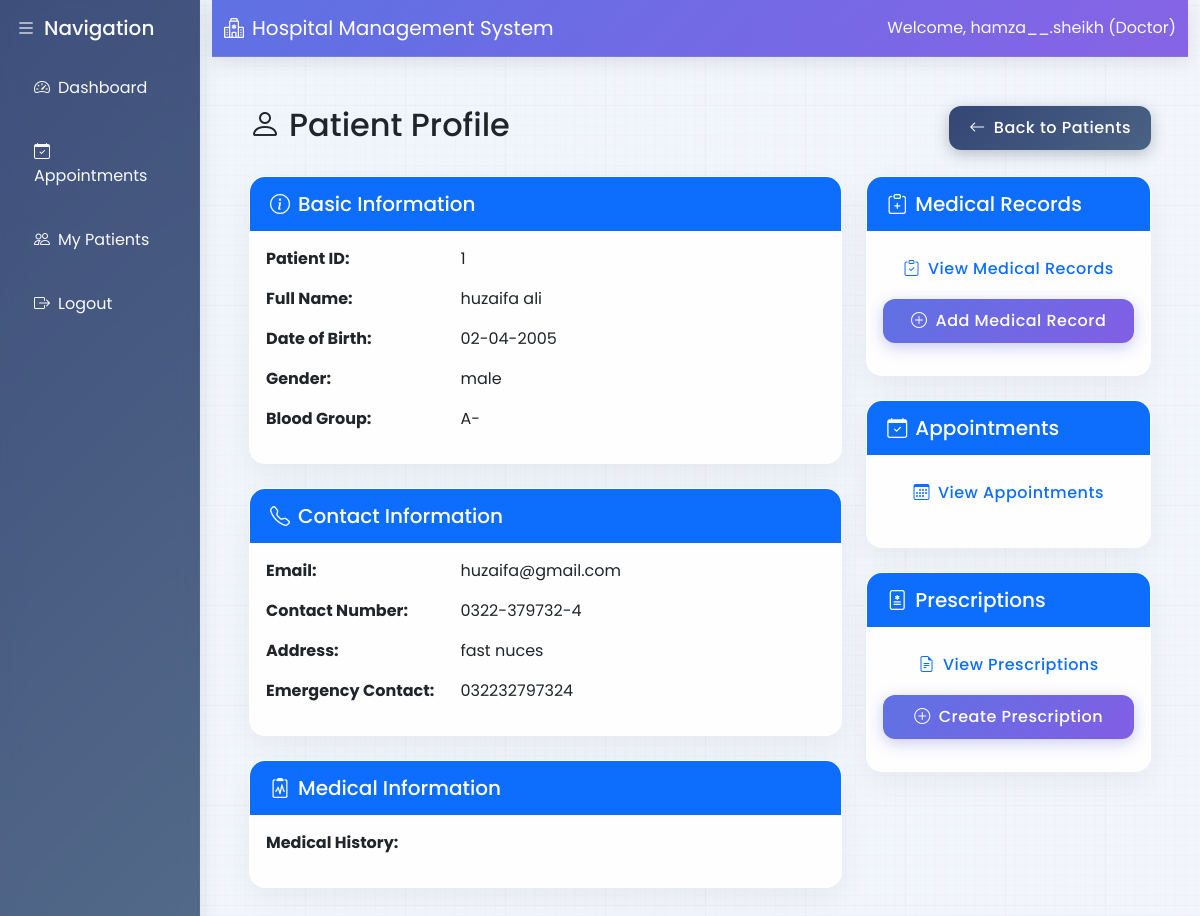
/patients/1 (signed in), run on the app's committed database.
### app/models.py (models this page shows, shortened)
class User(db.Model, UserMixin):
    id = db.Column(db.Integer, primary_key=True)
    username = db.Column(db.String(20), unique=True, nullable=False)
    email = db.Column(db.String(120), unique=True, nullable=False)
    password_hash = db.Column(db.String(128), nullable=False)
    role = db.Column(db.String(20), nullable=False)  # 'admin', 'doctor', 'nurse', 'receptionist', 'store_manager'
    created_at = db.Column(db.DateTime, default=datetime.utcnow)
    doctor_profile = db.relationship('Doctor', backref='user', uselist=False, cascade='all, delete-orphan')
    nurse_profile = db.relationship('Nurse', backref='user', uselist=False, cascade='all, delete-orphan')
    receptionist_profile = db.relationship('Receptionist', backref='user', uselist=False, cascade='all, delete-orphan')
    store_manager_profile = db.relationship('StoreManager', backref='user', uselist=False, cascade='all, delete-orphan')

class Patient(db.Model):
    id = db.Column(db.Integer, primary_key=True)
    first_name = db.Column(db.String(50), nullable=False)
    last_name = db.Column(db.String(50), nullable=False)
    date_of_birth = db.Column(db.Date, nullable=False)
    gender = db.Column(db.String(10), nullable=False)
    blood_group = db.Column(db.String(5))
    contact_number = db.Column(db.String(15), nullable=False)
    email = db.Column(db.String(120))
    address = db.Column(db.String(200), nullable=False)
    emergency_contact = db.Column(db.String(15))
    registration_date = db.Column(db.DateTime, default=datetime.utcnow)
    medical_records = db.relationship('MedicalRecord', backref='patient', lazy=True, cascade='all, delete-orphan')
    appointments = db.relationship('Appointment', backref='patient', lazy=True, cascade='all, delete-orphan')
    prescriptions = db.relationship('Prescription', backref='patient', lazy=True, cascade='all, delete-orphan')

### app/patients/routes.py (the view)
@patients.route('/patients/<int:patient_id>')
@login_required
def patient_profile(patient_id):
    if current_user.role not in ['doctor', 'nurse', 'receptionist']:
        flash('You do not have permission to view this page', 'danger')
        return redirect(url_for('main.home'))
    patient = Patient.query.get_or_404(patient_id)
    return render_template('patients/patient_profile.html', title=f'Patient - {patient.first_name} {patient.last_name}', patient=patient)

### app/models.py (called while the page is built)
@login_manager.user_loader
def load_user(user_id):
    return User.query.get(int(user_id))

### app/templates/patients/patient_profile.html (shortened to what this page needs)
{% extends "base.html" %}
{% block content %}
<div class="container">
    <div class="row mb-4">
        <div class="col">
            <h2><i class="bi bi-person me-2"></i>Patient Profile</h2>
        </div>
        <div class="col-auto">
            <a href="{{ url_for('patients.patient_list') }}" class="btn btn-secondary">
                <i class="bi bi-arrow-left me-2"></i>Back to Patients
            </a>
        </div>
    </div>
    <div class="row">
        <div class="col-md-8">
            <div class="card mb-4">
                <div class="card-header bg-primary text-white">
                    <h5 class="mb-0"><i class="bi bi-info-circle me-2"></i>Basic Information</h5>
                </div>
                <div class="card-body">
                    <div class="row mb-3">
                        <div class="col-md-4 fw-bold">Patient ID:</div>
                        <div class="col-md-8">{{ patient.id }}</div>
                    </div>
                    <div class="row mb-3">
                        <div class="col-md-4 fw-bold">Full Name:</div>
                        <div class="col-md-8">{{ patient.first_name }} {{ patient.last_name }}</div>
                    </div>
                    <div class="row mb-3">
                        <div class="col-md-4 fw-bold">Date of Birth:</div>
                        <div class="col-md-8">{{ patient.date_of_birth.strftime('%d-%m-%Y') }}</div>
                    </div>
                    <div class="row mb-3">
                        <div class="col-md-4 fw-bold">Gender:</div>
                        <div class="col-md-8">{{ patient.gender }}</div>
                    </div>
                    <div class="row mb-3">
                        <div class="col-md-4 fw-bold">Blood Group:</div>
                        <div class="col-md-8">{{ patient.blood_group }}</div>
                    </div>
                </div>
            </div>
            <div class="card mb-4">
                <div class="card-header bg-primary text-white">
                    <h5 class="mb-0"><i class="bi bi-telephone me-2"></i>Contact Information</h5>
                </div>
                <div class="card-body">
                    <div class="row mb-3">
                        <div class="col-md-4 fw-bold">Email:</div>
                        <div class="col-md-8">{{ patient.email }}</div>
                    </div>
                    <div class="row mb-3">
                        <div class="col-md-4 fw-bold">Contact Number:</div>
                        <div class="col-md-8">{{ patient.contact_number }}</div>
                    </div>
                    <div class="row mb-3">
                        <div class="col-md-4 fw-bold">Address:</div>
                        <div class="col-md-8">{{ patient.address }}</div>
                    </div>
                    <div class="row mb-3">
                        <div class="col-md-4 fw-bold">Emergency Contact:</div>
                        <div class="col-md-8">{{ patient.emergency_contact }}</div>
                    </div>
                </div>
            </div>
            <div class="card mb-4">
                <div class="card-header bg-primary text-white">
                    <h5 class="mb-0"><i class="bi bi-clipboard2-pulse me-2"></i>Medical Information</h5>
                </div>
                <div class="card-body">
                    <div class="row mb-3">
                        <div class="col-md-4 fw-bold">Medical History:</div>
                        <div class="col-md-8">{{ patient.medical_history }}</div>
                    </div>
                </div>
            </div>
        </div>
        <div class="col-md-4">
            <div class="card mb-4">
                <div class="card-header bg-primary text-white">
                    <h5 class="mb-0"><i class="bi bi-clipboard-plus me-2"></i>Medical Records</h5>
                </div>
                <div class="card-body">
                    <div class="d-grid gap-2 mb-3">
                        <a href="{{ url_for('patients.medical_records', patient_id=patient.id) }}" class="btn btn-outline-primary">
                            <i class="bi bi-clipboard-check me-2"></i>View Medical Records
                        </a>
                        {% if current_user.role == 'doctor' %}
                        <a href="{{ url_for('patients.add_medical_record', patient_id=patient.id) }}" class="btn btn-primary">
                            <i class="bi bi-plus-circle me-2"></i>Add Medical Record
                        </a>
                        {% endif %}
                    </div>
                </div>
            </div>
            <div class="card mb-4">
                <div class="card-header bg-primary text-white">
                    <h5 class="mb-0"><i class="bi bi-calendar-check me-2"></i>Appointments</h5>
                </div>
                <div class="card-body">
                    <div class="d-grid gap-2 mb-3">
                        <a href="{{ url_for('patients.appointments', patient_id=patient.id) }}" class="btn btn-outline-primary">
                            <i class="bi bi-calendar3 me-2"></i>View Appointments
                        </a>
                    </div>
                </div>
            </div>
            <div class="card mb-4">
                <div class="card-header bg-primary text-white">
                    <h5 class="mb-0"><i class="bi bi-file-medical me-2"></i>Prescriptions</h5>
                </div>
                <div class="card-body">
                    <div class="d-grid gap-2 mb-3">
                        <a href="{{ url_for('patients.prescriptions', patient_id=patient.id) }}" class="btn btn-outline-primary">
                            <i class="bi bi-file-earmark-text me-2"></i>View Prescriptions
                        </a>
                        {% if current_user.role == 'doctor' %}
                        <a href="{{ url_for('doctors.create_prescription', patient_id=patient.id) }}" class="btn btn-primary">
                            <i class="bi bi-plus-circle me-2"></i>Create Prescription
                        </a>
                        {% endif %}
                    </div>
                </div>
            </div>
        </div>
    </div>
</div>
{% endblock %}

### app/templates/base.html (shortened to what this page needs)
<!DOCTYPE html>
<html lang="en">
<head>
    <link href="https://cdn.jsdelivr.net/npm/bootstrap@5.3.0/dist/css/bootstrap.min.css" rel="stylesheet">
    <link rel="stylesheet" href="https://cdn.jsdelivr.net/npm/bootstrap-icons@1.10.0/font/bootstrap-icons.css">
    <link rel="stylesheet" href="https://cdnjs.cloudflare.com/ajax/libs/animate.css/4.1.1/animate.min.css">
    <link rel="stylesheet" href="https://cdn.jsdelivr.net/npm/sweetalert2@11/dist/sweetalert2.min.css">
</head>
<body>
    <div class="container-fluid">
        <div class="row">
            {% if current_user.is_authenticated %}
            <div class="col-md-2 sidebar p-0">
                <div class="d-flex flex-column p-3">
                    <h5 class="text-light mb-3 animate__animated animate__fadeIn"><i class="bi bi-list me-2"></i>Navigation</h5>
                    {% if current_user.role == 'doctor' %}
                    <a href="{{ url_for('doctors.dashboard') }}" class="nav-link {% if request.endpoint.startswith('doctors.dashboard') %}active{% endif %}">
                        <i class="bi bi-speedometer2 me-2"></i>Dashboard
                    </a>
                    <a href="{{ url_for('doctors.appointments') }}" class="nav-link {% if request.endpoint.startswith('doctors.appointments') %}active{% endif %}">
                        <i class="bi bi-calendar-check me-2"></i>Appointments
                    </a>
                    <a href="{{ url_for('doctors.patients') }}" class="nav-link {% if request.endpoint.startswith('doctors.patients') %}active{% endif %}">
                        <i class="bi bi-people me-2"></i>My Patients
                    </a>
                    {% endif %}
                    <a href="{{ url_for('auth.logout') }}" class="nav-link">
                        <i class="bi bi-box-arrow-right me-2"></i>Logout
                    </a>
                </div>
            </div>
            {% endif %}
            <div class="col{% if current_user.is_authenticated %}-md-10{% endif %}">
                <nav class="navbar navbar-expand-lg mb-4">
                    <div class="container-fluid">
                        <a class="navbar-brand" href="{{ url_for('main.home') }}">
                            <i class="bi bi-hospital me-2"></i>Hospital Management System
                        </a>
                        {% if current_user.is_authenticated %}
                        <div class="navbar-text text-light">
                            Welcome, {{ current_user.username }} ({{ current_user.role.replace('_', ' ').title() }})
                        </div>
                        {% endif %}
                    </div>
                </nav>
                <div class="main-content page-transition">
                    {% block content %}{% endblock %}
                </div>
            </div>
        </div>
    </div>
</body>
</html>

### data on the page
User: username "hamza__.sheikh", role.replace "Doctor"
Patient: id "1", first_name "huzaifa", last_name "ali", date_of_birth "02-04-2005", gender "male", blood_group "A-", email "huzaifa@gmail.com", contact_number "0322-379732-4", address "fast nuces", emergency_contact "032232797324"
